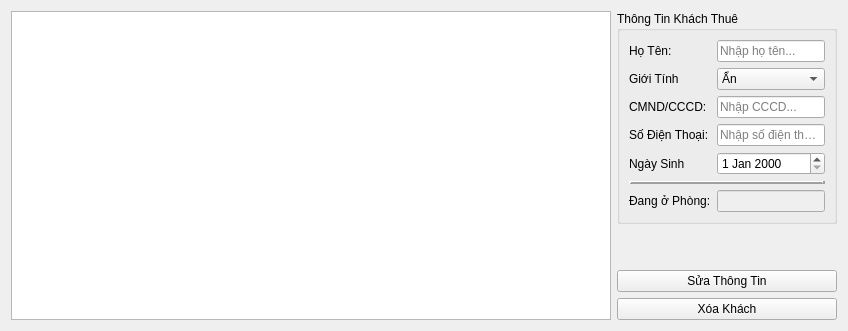
      <widget class="QWidget" name="tenantsTab">
       <attribute name="title">
        <string>Quản Lý Khách Thuê</string>
       </attribute>
       <layout class="QHBoxLayout" name="tenantsLayout">
        <item>
         <widget class="QTableView" name="tenantsTableView">
          <property name="enabled">
           <bool>true</bool>
          </property>
          <property name="minimumSize">
           <size>
            <width>600</width>
            <height>0</height>
           </size>
          </property>
          <property name="editTriggers">
           <set>QAbstractItemView::NoEditTriggers</set>
          </property>
          <property name="alternatingRowColors">
           <bool>true</bool>
          </property>
          <property name="selectionBehavior">
           <enum>QAbstractItemView::SelectRows</enum>
          </property>
          <property name="sortingEnabled">
           <bool>true</bool>
          </property>
          <attribute name="horizontalHeaderMinimumSectionSize">
           <number>75</number>
          </attribute>
          <attribute name="horizontalHeaderDefaultSectionSize">
           <number>125</number>
          </attribute>
         </widget>
        </item>
        <item>
         <layout class="QVBoxLayout" name="tenantControlsLayout">
          <item>
           <widget class="QGroupBox" name="tenantInfoGroup">
            <property name="enabled">
             <bool>true</bool>
            </property>
            <property name="title">
             <string>Thông Tin Khách Thuê</string>
            </property>
            <layout class="QFormLayout" name="tenantFormLayout">
             <item row="1" column="0">
              <widget class="QLabel" name="tenantNameLabel">
               <property name="text">
                <string>Họ Tên:</string>
               </property>
              </widget>
             </item>
             <item row="1" column="1">
              <widget class="QLineEdit" name="tenantNameEdit">
               <property name="placeholderText">
                <string>Nhập họ tên...</string>
               </property>
              </widget>
             </item>
             <item row="2" column="0">
              <widget class="QLabel" name="label_2">
               <property name="text">
                <string>Giới Tính</string>
               </property>
              </widget>
             </item>
             <item row="2" column="1">
              <widget class="QComboBox" name="comboBox">
               <item>
                <property name="text">
                 <string>Ẩn</string>
                </property>
               </item>
               <item>
                <property name="text">
                 <string>Nam</string>
                </property>
               </item>
               <item>
                <property name="text">
                 <string>Nữ</string>
                </property>
               </item>
              </widget>
             </item>
             <item row="3" column="0">
              <widget class="QLabel" name="tenantIdLabel">
               <property name="enabled">
                <bool>true</bool>
               </property>
               <property name="text">
                <string>CMND/CCCD:</string>
               </property>
              </widget>
             </item>
             <item row="3" column="1">
              <widget class="QLineEdit" name="tenantIdEdit">
               <property name="placeholderText">
                <string>Nhập CCCD...</string>
               </property>
              </widget>
             </item>
             <item row="5" column="0">
              <widget class="QLabel" name="tenantPhoneLabel">
               <property name="text">
                <string>Số Điện Thoại:</string>
               </property>
              </widget>
             </item>
             <item row="5" column="1">
              <widget class="QLineEdit" name="tenantPhoneEdit">
               <property name="placeholderText">
                <string>Nhập số điện thoại...</string>
               </property>
              </widget>
             </item>
             <item row="8" column="0">
              <widget class="QLabel" name="label">
               <property name="text">
                <string>Ngày Sinh</string>
               </property>
              </widget>
             </item>
             <item row="8" column="1">
              <widget class="QDateEdit" name="dateOfBirth">
               <property name="enabled">
                <bool>true</bool>
               </property>
              </widget>
             </item>
             <item row="10" column="0">
              <widget class="QLabel" name="tenantRoomLabel">
               <property name="text">
                <string>Đang ở Phòng:</string>
               </property>
              </widget>
             </item>
             <item row="10" column="1">
              <widget class="QLineEdit" name="tenantRoom">
               <property name="enabled">
                <bool>false</bool>
               </property>
              </widget>
             </item>
             <item row="9" column="0" colspan="2">
              <widget class="Line" name="line">
               <property name="frameShadow">
                <enum>QFrame::Raised</enum>
               </property>
               <property name="lineWidth">
                <number>3</number>
               </property>
               <property name="midLineWidth">
                <number>0</number>
               </property>
               <property name="orientation">
                <enum>Qt::Horizontal</enum>
               </property>
              </widget>
             </item>
            </layout>
           </widget>
          </item>
          <item>
           <spacer name="tenantVerticalSpacer">
            <property name="orientation">
             <enum>Qt::Vertical</enum>
            </property>
            <property name="sizeHint" stdset="0">
             <size>
              <width>20</width>
              <height>40</height>
             </size>
            </property>
           </spacer>
          </item>
          <item>
           <layout class="QVBoxLayout" name="tenantButtonsLayout">
            <item>
             <widget class="QPushButton" name="editTenantButton">
              <property name="text">
               <string>Sửa Thông Tin</string>
              </property>
              <property name="icon">
               <iconset>
                <normaloff>:/icons/edit.png</normaloff>:/icons/edit.png</iconset>
              </property>
             </widget>
            </item>
            <item>
             <widget class="QPushButton" name="deleteTenantButton">
              <property name="text">
               <string>Xóa Khách</string>
              </property>
              <property name="icon">
               <iconset>
                <normaloff>:/icons/delete.png</normaloff>:/icons/delete.png</iconset>
              </property>
             </widget>
            </item>
           </layout>
          </item>
         </layout>
        </item>
       </layout>
      </widget>
